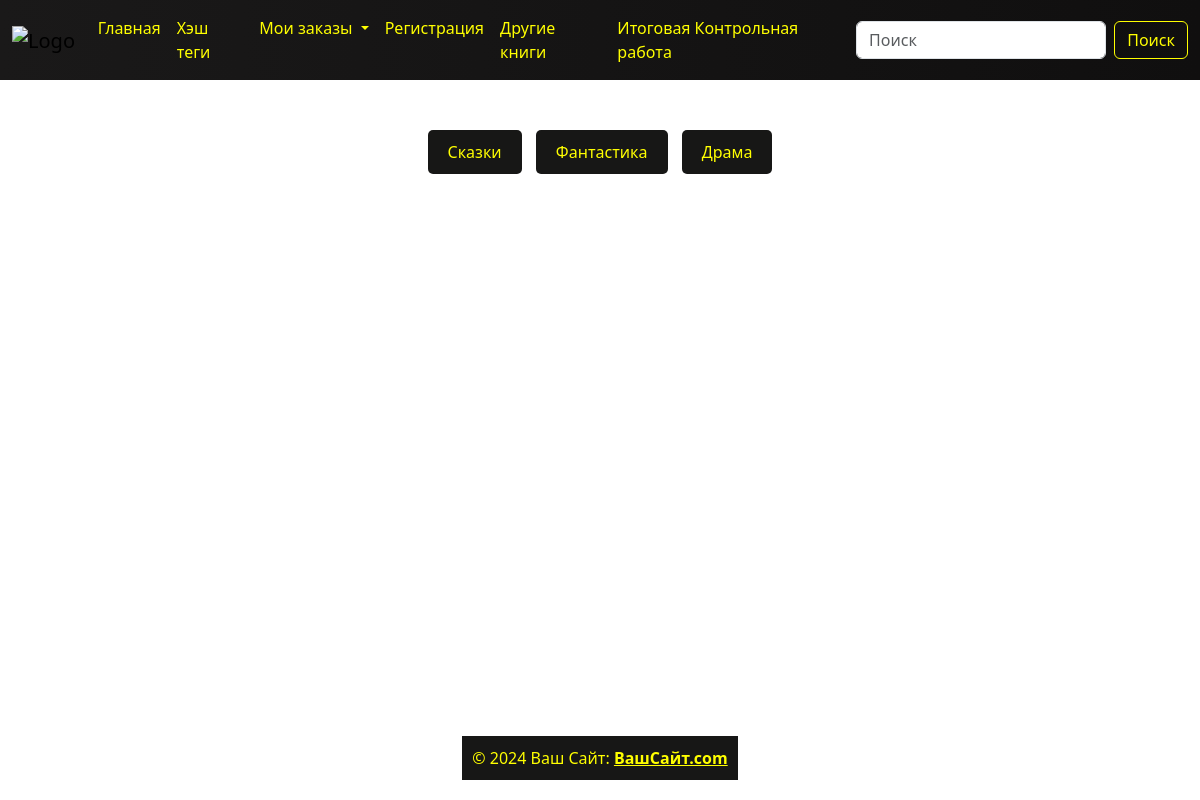
The page /all_books/ on the database as committed earlier.
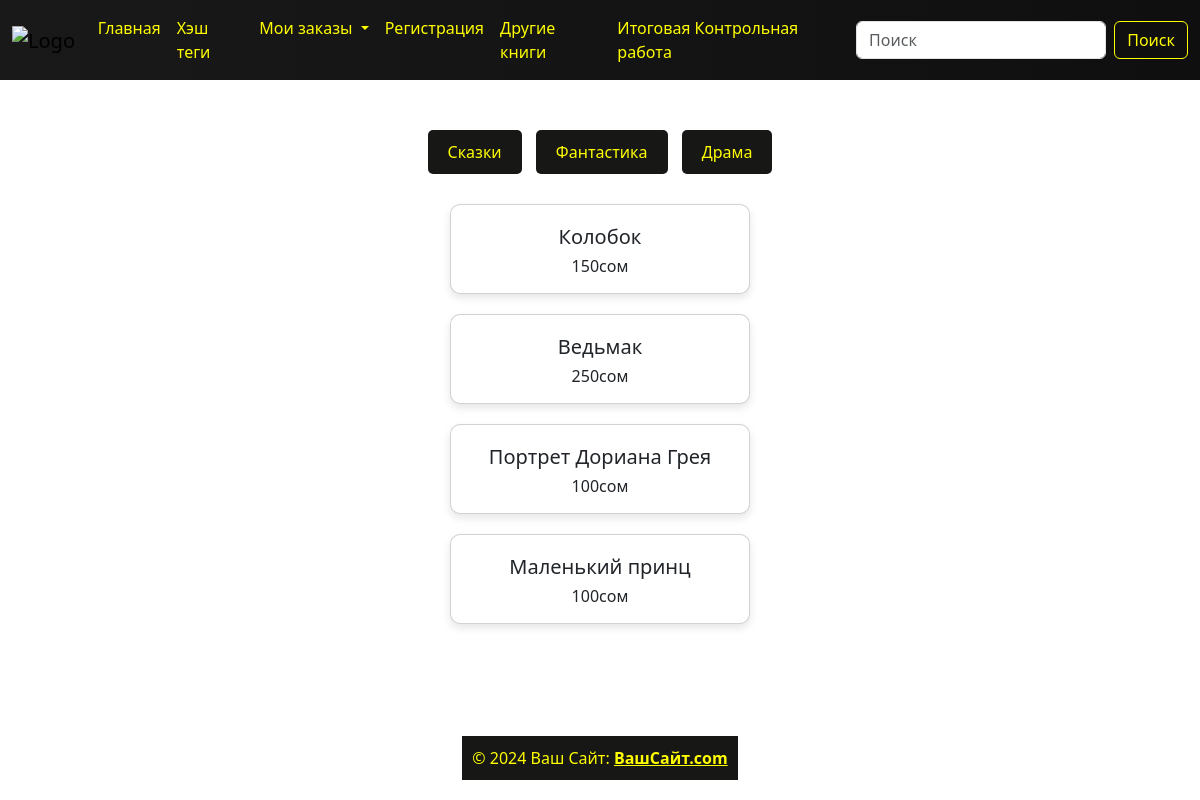
The same page on the database as committed later.
### hashtags/models.py (models this page shows, shortened)
class Product(models.Model):
    name = models.CharField(max_length=100, verbose_name='название продукта')
    price = models.PositiveIntegerField(default=100, verbose_name='цена')
    tags = models.ManyToManyField(Tag)
    class Meta:
        verbose_name = 'товар'
        verbose_name_plural = 'товары'

### hashtags/views.py (the view)
# urls.py: path('all_books/', views.all_books_view, name='all_books'),
def all_books_view(request):
    if request.method == 'GET':
        all_books = models.Product.objects.all()
        context = {'all_books': all_books}
        return render(request, template_name='hashtags/all_books.html', context=context)

### templates/hashtags/all_books.html
{% load static %} {% include 'components/header.html' %}
<link rel="stylesheet" href="{% static 'css/hashtags.css' %}" />
<div class="content">
  <div class="content">
    <div class="buttons">
      <a href="{% url 'fairy_tales_books' %}"><button>Сказки</button></a>
      <a href="{% url 'fantasy_books' %}"><button>Фантастика</button></a>
      <a href="{% url 'drama_books' %}"><button>Драма</button></a>
    </div>
    {% for i in all_books %}
    <div class="card">
      <div class="card-body">
        <h1>{{ i.name }}</h1>
        <p class="card-text">{{ i.price }}сом</p>
      </div>
    </div>
    {% endfor %}
  </div>
  {% include 'components/footer.html' %}
</div>

Rows that differ between the two databases and show on the page:
added Product: name "Колобок", price "150"
added Product: name "Ведьмак", price "250"
added Product: name "Портрет Дориана Грея", price "100"
added Product: name "Маленький принц", price "100"
